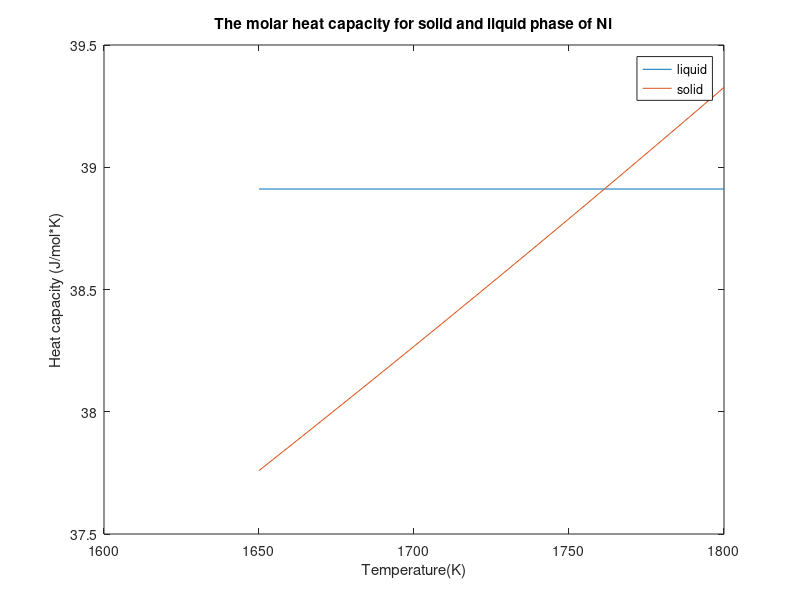

Recreate this plot in MATLAB.
function a_1
t = [1650:10:1800];
x = [1.650:0.01:1.800];
A1 = 38.91103; B1 = 0; C1 = 0; D1 = 0; E1 = 0;
y_1 = A1 +B1*x + C1*x.^2 + D1*x.^3 + E1./(x.^2);
A2 = 16.49839; B2 = 18.74913; C2 = -6.639841; D2 = 1.717278; E2 = 1.872051;
y_2 = A2 +B2*x + C2*x.^2 + D2*x.^3 + E2./(x.^2);
plot(t,y_1,t,y_2)
legend("liquid","solid");
title("The molar heat capacity for solid and liquid phase of Ni");
xlabel("Temperature(K)");
ylabel("Heat capacity (J/mol*K)")


end

